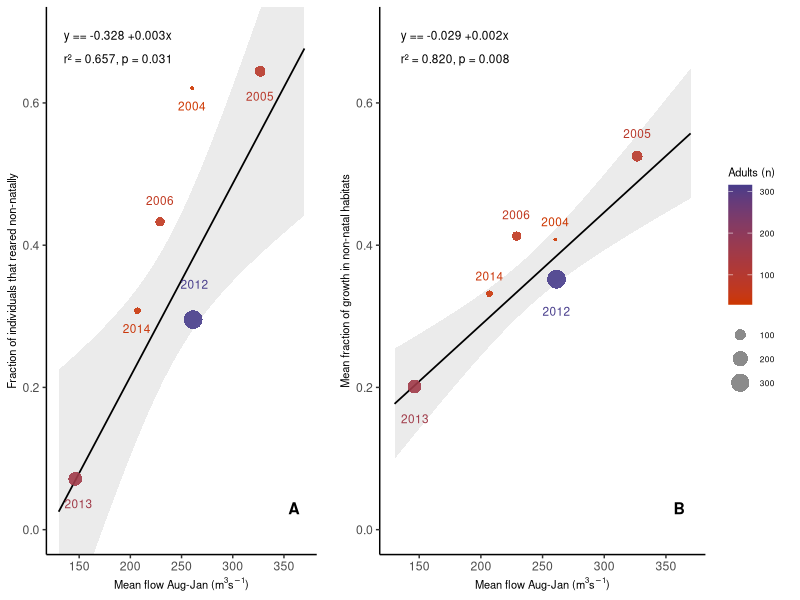
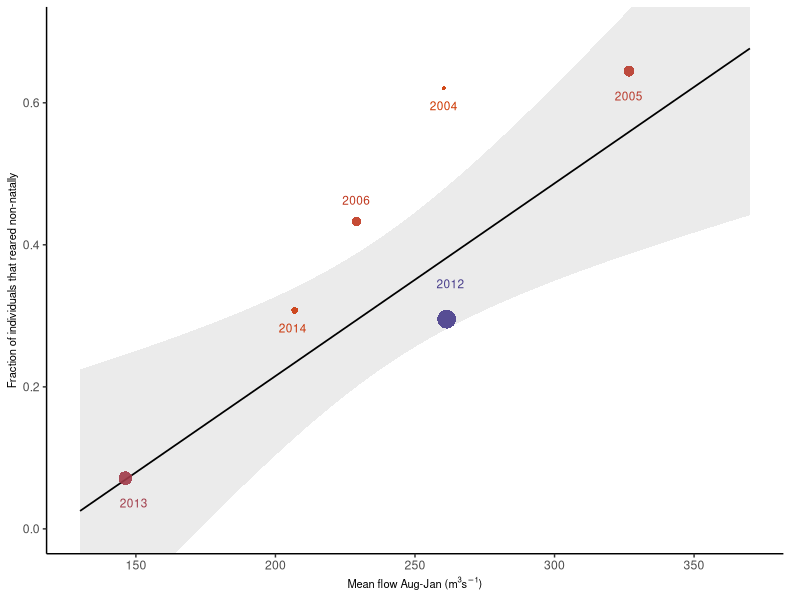
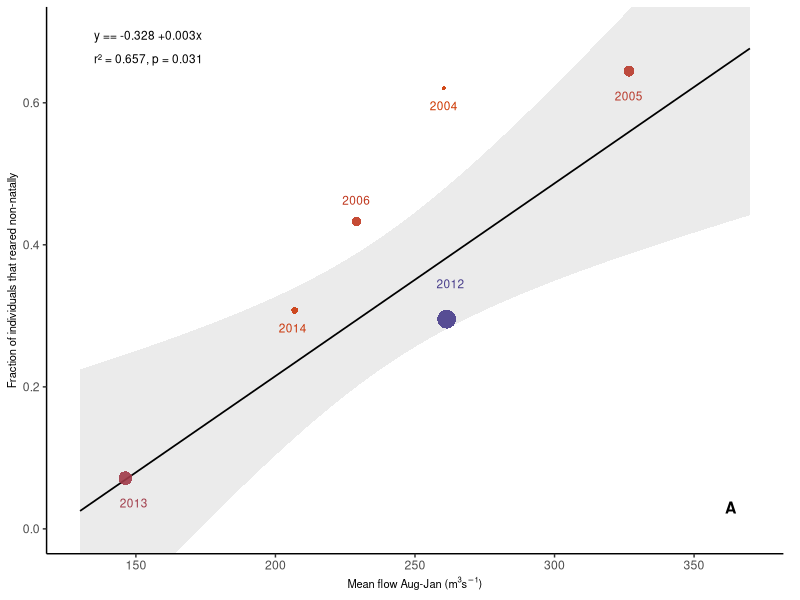
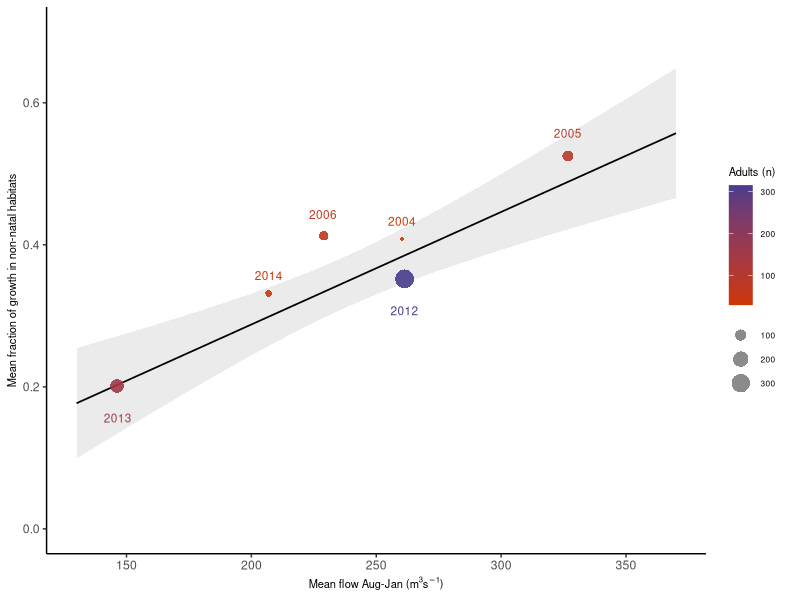
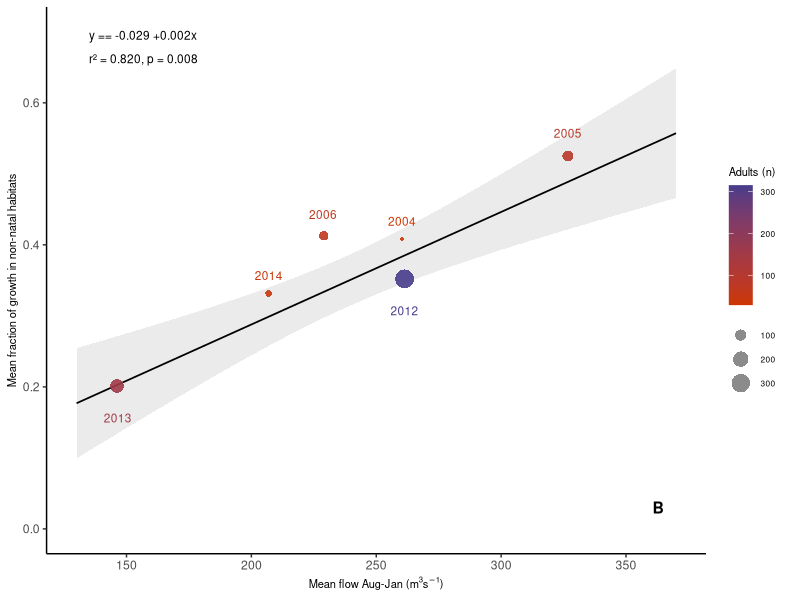

The R source for these figures, in order: (Note: this script raises an error after producing the figures.)
#' @title Droughts delay juvenile salmon migration and truncate diversity in habitat use
#' 
#' @description 
#' This script performs regression analyses to estimate relationships between non-natal 
#' rearing (frequency by rearing type and proportion of freshwater growth) versus 
#' upper Sacramento River flow and juvenile abundance (density dependence).
#' 
#' @details
#' **Title:** Droughts delay juvenile salmon migration and truncate diversity in habitat use
#' 
#' **Authors:** 
#' Pedro Morais1,*, Anna Sturrock2,3+, Corey C. Phillis4, George Whitman2, 
#' Stephanie M. Carlson1, Rachel C. Johnson2,5
#' 
#' **Affiliations:**
#' 1 Department of Environmental Science, Policy, and Management, Mulford Hall, 
#'    University of California, Berkeley, Berkeley, CA 94720, USA.
#' 2 Center for Watershed Sciences, University of California, Davis, 1 Shields Ave, 
#'    Davis, CA 95616, USA.
#' 3 School of Life Sciences University of Essex Wivenhoe Park, 
#'    Colchester CO4 3SQ, UK
#' 4 Metropolitan Water District of Southern California, 1121 L Street, 
#'    Suite 900, Sacramento, CA 95814, USA.
#' 5 National Marine Fisheries Service, Southwest Fisheries Science Center, 
#'    Santa Cruz, CA 95060, USA.
#' 
#' + Equal contribution as the first author
#' * Current address: University of Texas Marine Science Institute, 
#'   750 Channel View Dr., Port Aransas, TX 78373, USA.
#' 
#' **Correspondence:** 
#' Pedro Morais; Email: pedro.morais@austin.utexas.edu
#' 
#' **Credits:**
#' This script was originally created by Anna Sturrock and revised by Pedro Morais.
#' 

# ------------------------------------------------------------------------------
# 1. Setup and Environment
# ------------------------------------------------------------------------------

# Clear workspace
rm(list = ls())

# Load necessary packages
library(ggplot2)
library(dplyr)
library(tidyr)
library(lubridate)
library(ggrepel)
library(cowplot)

# ------------------------------------------------------------------------------
# 2. Data Loading and Preparation
# ------------------------------------------------------------------------------

# Define years of interest (brood years with adequate sample sizes)
yrs <- c(2004, 2005, 2006, 2012, 2013, 2014)

# Read in mean Sacramento flows for Aug-Jan of each brood year
flow_8.1 <- read.csv("outputs/mean_aug_jan_flows.csv")

# Read in rearing categories and filter for Sacramento River (SAC)
rearing_type_summary <- read.csv("outputs/rearing_type_by_BY.csv") |>
  filter(rearing_type == "SAC") |>
  mutate(prop_non_nat_rearers = 1 - freq) |>
  select(-rearing_type, -n)

# Create combined data table for regression analyses
annual_df <- left_join(
  flow_8.1, 
  rearing_type_summary |> select(Brood_year, tot, prop_non_nat_rearers), 
  by = c("BY" = "Brood_year")
)

# Read in mean annual freshwater growth
mean_fw_growth <- read.csv("outputs/summary_stats_fw_growth.csv")

# Estimate total fraction of FW growth assimilated in any non-natal habitat
tot_non_nat_rearing <- mean_fw_growth |>
  filter(Brood_year %in% yrs, !Habitat %in% c("SAC")) |>
  group_by(Brood_year) |>
  summarize(tot_non_natal = sum(mean_prop_fw_growth), .groups = "drop")

# Estimate total fraction of FW growth assimilated in a downstream non-natal habitat
down_rearing <- mean_fw_growth |>
  filter(Brood_year %in% yrs, !Habitat %in% c("SAC", "Unassigned", "LAS")) |>
  group_by(Brood_year) |>
  summarize(prop_fw_growth_down = sum(mean_prop_fw_growth), .groups = "drop")

# Add rearing estimates to the combined dataframe
annual_df <- annual_df |>
  left_join(tot_non_nat_rearing, by = c("BY" = "Brood_year")) |>
  left_join(down_rearing, by = c("BY" = "Brood_year"))

# Read in total juvenile production per year (JPI estimate)
juv_production <- read.csv("data/RBDD_RST_Juv_Production.csv")

# Add juvenile production to the combined dataframe
annual_df <- left_join(annual_df, juv_production, by = "BY")

# ------------------------------------------------------------------------------
# 3. Regression: Non-Natal Rearing vs. Flow
# ------------------------------------------------------------------------------

# Plot: Proportion of fish reared non-natally as a function of mean Aug-Jan flow
non_nat_plot <- ggplot(annual_df, aes(x = av_flow8.1, y = prop_non_nat_rearers, color = tot)) +
  geom_smooth(method = "glm", aes(weight = tot), fill = "grey", colour = "black", linewidth = 0.6, alpha = 0.3, fullrange = TRUE) +
  geom_point(aes(size = tot), shape = 16, alpha = 0.9) + 
  geom_text_repel(
    aes(label = BY), 
    size = 3, 
    min.segment.length = Inf, 
    box.padding = 0,
    force = 0, 
    force_pull = 0,
    nudge_x = c(0, -0.1, 0, 1.4, 3, -0.7)[match(annual_df$BY, c(2004, 2005, 2006, 2012, 2013, 2014))],
    nudge_y = c(-0.025, -0.035, 0.03, 0.05, -0.035, -0.025)[match(annual_df$BY, c(2004, 2005, 2006, 2012, 2013, 2014))]
  ) +
  theme_classic(base_size = 11) +
  scale_y_continuous(breaks = seq(0, 0.7, by = 0.2)) +
  scale_color_gradient(low = "orangered3", high = "slateblue4") +
  scale_x_continuous(limits = c(130, 370), breaks = seq(150, 350, by = 50)) +
  coord_cartesian(ylim = c(0, 0.7)) +
  labs(
    x = expression("Mean flow Aug-Jan (m"^3*"s"^{-1}*")"),
    y = "Fraction of individuals that reared non-natally",
    size = "Adults (n)", 
    color = "Adults (n)"
  ) +
  theme(
    legend.position = "none",
    axis.title.x = element_text(size = 8),
    axis.title.y = element_text(size = 8),
    legend.text = element_text(size = 8),
    legend.title = element_text(size = 8, margin = margin(b = 2)),
    legend.spacing.y = unit(2, "pt"),
    plot.margin = margin(5, 12, 5, 5)
  )

# Add regression statistics (R2 and equation) to the plot
lm_non_nat <- lm(prop_non_nat_rearers ~ av_flow8.1, weights = tot, data = annual_df)
r2_non_nat <- format(summary(lm_non_nat)$adj.r.squared, nsmall = 3, digits = 3)
pval_non_nat <- summary(lm_non_nat)$coefficients[2, 4]
pval_non_nat_text <- if_else(pval_non_nat < 0.001, "p < 0.001", paste0("p = ", format(round(pval_non_nat, 3), nsmall = 3)))
eq_non_nat <- sprintf("y == %.3f %+.3fx", coef(lm_non_nat)[1], coef(lm_non_nat)[2])

non_nat_plot_final <- non_nat_plot +
  annotate("text", x = 135, y = 0.695, label = eq_non_nat, parse = FALSE, color = "black", size = 3, hjust = 0) +
  annotate("text", x = 135, y = 0.662, label = paste0("r\u00b2 = ", r2_non_nat, ", ", pval_non_nat_text), parse = FALSE, color = "black", size = 3, hjust = 0) +
  annotate("text", x = 365, y = 0.03, label = "A", size = 4, fontface = "bold", hjust = 1)

# ------------------------------------------------------------------------------
# 4. Regression: 'Rest Stop' Hypothesis
# ------------------------------------------------------------------------------

# Plot: Proportion of FW growth in non-natal habitats vs. flow
rest_plot <- ggplot(annual_df, aes(x = av_flow8.1, y = tot_non_natal, color = tot)) +
  geom_smooth(method = "glm", aes(weight = tot), fill = "grey", colour = "black", linewidth = 0.6, alpha = 0.3, fullrange = TRUE) +
  geom_point(aes(size = tot), shape = 16, alpha = 0.9) + 
  geom_text_repel(
    aes(label = BY), 
    size = 3, 
    min.segment.length = Inf, 
    box.padding = 0,
    force = 0, 
    force_pull = 0,
    nudge_x = c(0.05, 0, -0.3, 0, 0.3, 0)[match(annual_df$BY, c(2004, 2005, 2006, 2012, 2013, 2014))],
    nudge_y = c(0.025, 0.032, 0.03, -0.045, -0.045, 0.025)[match(annual_df$BY, c(2004, 2005, 2006, 2012, 2013, 2014))]
  ) +
  theme_classic(base_size = 11) +
  scale_y_continuous(breaks = seq(0, 0.7, by = 0.2)) +
  scale_color_gradient(low = "orangered3", high = "slateblue4") +
  scale_x_continuous(limits = c(130, 370), breaks = seq(150, 350, by = 50)) +
  coord_cartesian(ylim = c(0, 0.7)) +
  labs(
    x = expression("Mean flow Aug-Jan (m"^3*"s"^{-1}*")"),
    y = "Mean fraction of growth in non-natal habitats",
    size = "Adults (n)", 
    color = "Adults (n)"
  ) +
  theme(
    axis.title.x = element_text(size = 8),
    axis.title.y = element_text(size = 8),
    legend.text = element_text(size = 6),
    legend.title = element_text(size = 8),
    legend.spacing.y = unit(2, "pt"),
    plot.margin = margin(5, 12, 5, 5)
  ) +
  guides(color = guide_colorbar(order = 1), size = guide_legend(order = 2, title = NULL, override.aes = list(colour = "grey50")))

# Add regression statistics to the plot
lm_rest <- lm(tot_non_natal ~ av_flow8.1, weights = tot, data = annual_df)
r2_rest <- format(summary(lm_rest)$adj.r.squared, nsmall = 3, digits = 3)
pval_rest <- summary(lm_rest)$coefficients[2, 4]
pval_rest_text <- if_else(pval_rest < 0.001, "p < 0.001", paste0("p = ", format(round(pval_rest, 3), nsmall = 3)))
eq_rest <- sprintf("y == %.3f %+.3fx", coef(lm_rest)[1], coef(lm_rest)[2])

rest_plot_final <- rest_plot +
  annotate("text", x = 135, y = 0.695, label = eq_rest, parse = FALSE, color = "black", size = 3, hjust = 0) +
  annotate("text", x = 135, y = 0.662, label = paste0("r\u00b2 = ", r2_rest, ", ", pval_rest_text), parse = FALSE, color = "black", size = 3, hjust = 0) +
  annotate("text", x = 365, y = 0.03, label = "B", size = 4, fontface = "bold", hjust = 1)

# Combine non-natal and rest stop plots
fig6 <- cowplot::plot_grid(non_nat_plot_final, rest_plot_final, ncol = 2, rel_widths = c(1, 1.4))

ggsave(filename = "figures/Fig4_rest_stop.jpg", plot = fig6, width = 15, height = 7.5, dpi = 300, units = "cm")

# ------------------------------------------------------------------------------
# 5. Downstream Occupancy Regression (Cues)
# ------------------------------------------------------------------------------

# Hypothesis: Negative relationship between date of first freshet and downstream growth
cues_plot <- ggplot(annual_df, aes(x = broodyr_day, y = prop_fw_growth_down, color = av_flow8.1)) + 
  geom_smooth(method = "glm", fill = "grey", colour = "black", linewidth = 0.6, alpha = 0.3, aes(weight = tot), fullrange = TRUE) +
  geom_point(aes(size = tot), shape = 16, fill = "black", alpha = 0.65) + 
  geom_text_repel(
    aes(label = BY), 
    size = 3, 
    min.segment.length = Inf, 
    box.padding = 0,
    nudge_x = c(0, 0, 0.3, 1.32, -1.75, 4.71)[match(annual_df$BY, c(2004, 2005, 2006, 2012, 2013, 2014))],
    nudge_y = c(-0.02, 0.032, 0.03, -0.034, -0.035, -0.026)[match(annual_df$BY, c(2004, 2005, 2006, 2012, 2013, 2014))]
  ) +
  theme_classic(base_size = 11) +
  labs(
    x = expression("First day >400 m"^3*"s"^{-1}), 
    y = "Mean fraction of growth in downstream habitats",
    size = "Adults (n)"
  ) + 
  theme(
    legend.position = "none",
    axis.title.x = element_text(size = 8),
    axis.title.y = element_text(size = 8),
    legend.text = element_text(size = 8),
    legend.title = element_text(size = 8)
  ) +
  scale_x_continuous(limits = c(150, 230), breaks = seq(150, 230, by = 20)) +
  ylim(0.0, 0.6) +
  scale_color_gradient(low = "orangered3", high = "slateblue4")

# Add regression statistics to cues plot
lm_cues <- lm(prop_fw_growth_down ~ broodyr_day, weights = tot, data = annual_df)
r2_cues <- format(summary(lm_cues)$adj.r.squared, nsmall = 3, digits = 3)
pval_cues <- summary(lm_cues)$coefficients[2, 4]
pval_cues_text <- if_else(pval_cues < 0.001, "p < 0.001", paste0("p = ", format(round(pval_cues, 3), nsmall = 3)))
eq_cues <- sprintf("y = %.3f %s %.3fx", coef(lm_cues)[1], if_else(coef(lm_cues)[2] >= 0, "+", "−"), abs(coef(lm_cues)[2]))

cues_plot_final <- cues_plot +
  annotate("text", x = 155.6, y = 0.595, label = eq_cues, parse = FALSE, color = "black", size = 3, hjust = 0) +
  annotate("text", x = 155.6, y = 0.562, label = paste0("r\u00b2 = ", r2_cues, ", ", pval_cues_text), parse = FALSE, color = "black", size = 3, hjust = 0) +
  annotate("text", x = 228, y = 0.03, label = "A", size = 4, fontface = "bold", hjust = 1)

# ------------------------------------------------------------------------------
# 6. Regression: Density-Dependent Movement
# ------------------------------------------------------------------------------

# Hypothesis: Positive relationship between juvenile abundance and downstream movement
annual_df$JPI_mill <- annual_df$Fry_equiv_JPI / 1000000

juv_abundance_plot <- ggplot(annual_df, aes(x = JPI_mill, y = prop_fw_growth_down, color = av_flow8.1)) + 
  geom_smooth(method = "glm", fill = "grey", colour = "black", linewidth = 0.6, alpha = 0.3, aes(weight = tot), fullrange = TRUE) +
  geom_point(aes(size = tot), shape = 16, fill = "black", alpha = 0.65) + 
  geom_text_repel(
    aes(label = BY), 
    size = 3, 
    min.segment.length = Inf, 
    box.padding = 0,
    nudge_x = c(1.4, -0.06, -0.5, 1.1, 0.005, -0.04)[match(annual_df$BY, c(2004, 2005, 2006, 2012, 2013, 2014))],
    nudge_y = c(0, 0.03, 0.03, 0.04, -0.032, -0.031)[match(annual_df$BY, c(2004, 2005, 2006, 2012, 2013, 2014))]
  ) +
  theme_classic(base_size = 11) +
  xlim(0.0, 10) + 
  coord_cartesian(ylim = c(0, 0.6)) +
  theme(
    axis.title.x = element_text(size = 8),
    axis.title.y = element_text(size = 8),
    legend.text = element_text(size = 6),
    legend.title = element_text(size = 8)
  ) +
  scale_color_gradient(low = "orangered3", high = "slateblue4") +
  labs(
    x = "Juvenile production (millions)", 
    y = " ",
    size = "Adults (n)",
    color = expression("Mean Aug-Jan flow (m"^3*"s"^{-1}*")")
  )

# Add regression statistics to the plot
lm_juv <- lm(prop_fw_growth_down ~ JPI_mill, weights = tot, data = annual_df)
r2_juv <- format(summary(lm_juv)$adj.r.squared, nsmall = 3, digits = 3)
pval_juv <- summary(lm_juv)$coefficients[2, 4]
pval_juv_text <- if_else(pval_juv < 0.001, "p < 0.001", paste0("p = ", format(round(pval_juv, 3), nsmall = 3)))
eq_juv <- sprintf("y = %.3f %s %.3fx", coef(lm_juv)[1], if_else(coef(lm_juv)[2] >= 0, "+", "−"), abs(coef(lm_juv)[2]))

juv_abundance_plot_final <- juv_abundance_plot +
  annotate("text", x = 0.7, y = 0.595, label = eq_juv, parse = FALSE, color = "black", size = 3, hjust = 0) +
  annotate("text", x = 0.7, y = 0.562, label = paste0("r\u00b2 = ", r2_juv, ", ", pval_juv_text), parse = FALSE, color = "black", size = 3, hjust = 0) +
  annotate("text", x = 9.7, y = 0.03, label = "B", size = 4, fontface = "bold", hjust = 1)

# Combine cues and abundance plots into Figure 6
fig6 <- cowplot::plot_grid(cues_plot_final, juv_abundance_plot_final, ncol = 2, rel_widths = c(1, 1.52))

ggsave(filename = "figures/Fig6_downstream_occupancy.jpg", plot = fig6, width = 15, height = 7.5, dpi = 300, units = "cm")

# ------------------------------------------------------------------------------
# 7. Final Combined Model
# ------------------------------------------------------------------------------

# Linear model for downstream occupancy prediction combining both terms
lm_combined <- lm(prop_fw_growth_down ~ JPI_mill + broodyr_day, weights = tot, data = annual_df)
summary(lm_combined)
